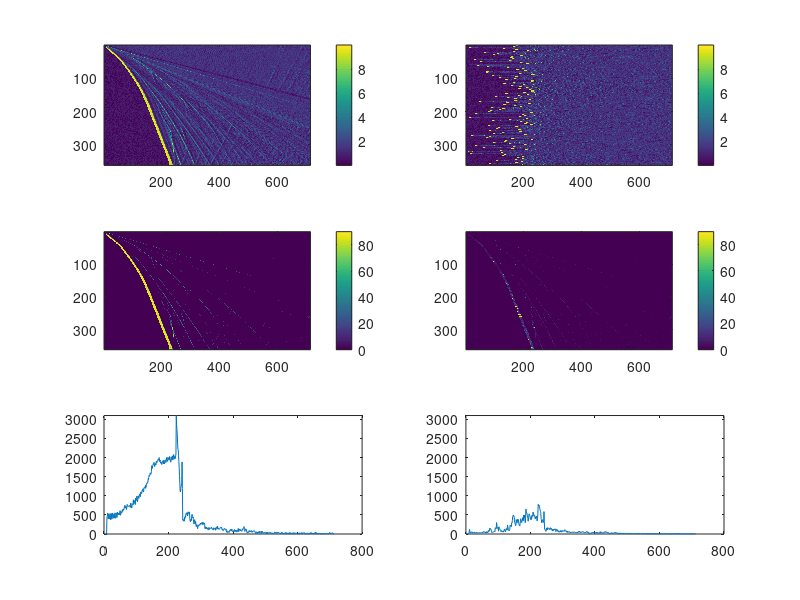

MATLAB code for this plot:
clear
clc
close

load template
load datatest

for ix = 1 : size(AGCbin,1)
    for iy = 1 : size(AGCbin,2)
        
        if isnan(AGC(ix,iy)) == 1
        AGC(ix,iy)=0;
            
        end
        
        if  AGCbin(ix,iy)<3
            
            
            AGCbin(ix,iy)=0;
       
            
        end
    end
end 

AGC = AGC+rand(size(AGC));


%% reshuffle data
I = randperm(size(AGC,1));
fakeAGC = AGC(I,:);

%% detection
detreal = AGC.*AGCbin;
detfake = fakeAGC.*AGCbin;

%% cross dot
Cdotreal = dot(AGC,AGCbin);

Cdotfake = dot(fakeAGC,AGCbin);


%% plot
subplot(321)
imagesc(AGC);colorbar

subplot(322)
imagesc(fakeAGC);colorbar


subplot(323)
imagesc(detreal);colorbar

subplot(324)
imagesc(detfake);colorbar


subplot(325)

plot(Cdotreal)
ylim([0 max(Cdotreal)])
subplot(326)
plot(Cdotfake)
ylim([0 max(Cdotreal)])
